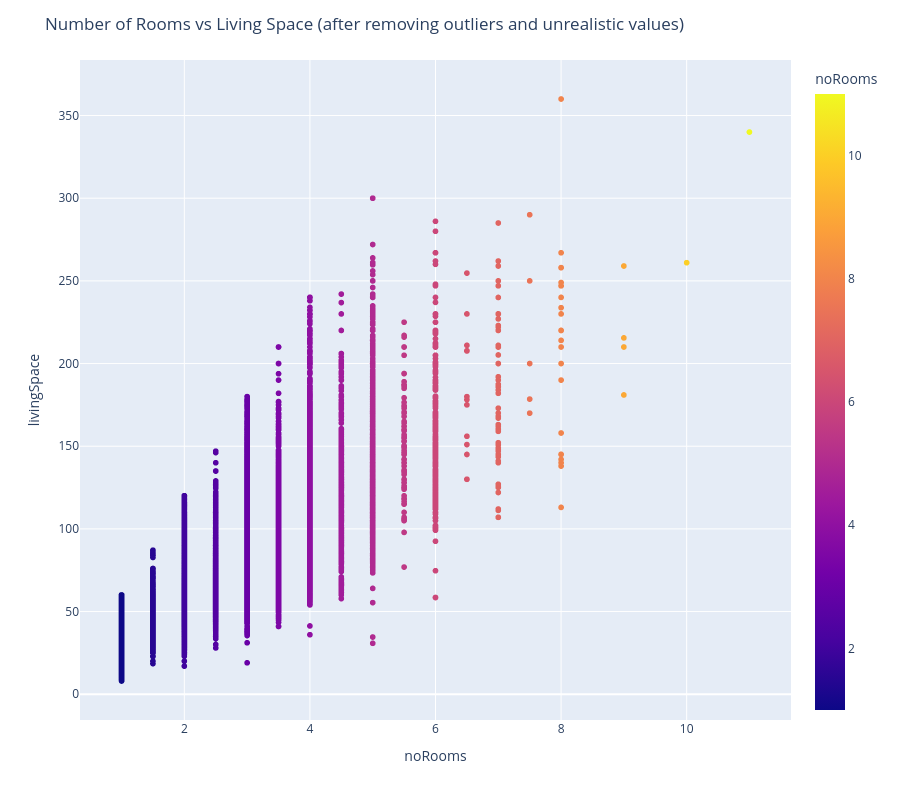

Notebook code cell kept with this figure:
### Code cell
roomNumbers_list_one=[x+0.5 for x in range(1,12)]
roomNumbers_list_two=[x for x in range(1,13)]

room_numbers_list=roomNumbers_list_one+roomNumbers_list_two

df= df[df['noRooms'].isin(room_numbers_list)]


df['SizePerRoom']= df['livingSpace']/df['noRooms']
df=df[((df['SizePerRoom']>=6) &(df['SizePerRoom']<=60))]

fig = px.scatter(df, x="noRooms", y="livingSpace",color="noRooms")
fig.update_layout(
    height=800,
    title_text='Number of Rooms vs Living Space (after removing outliers and unrealistic values)'
    )

fig.update_traces(textposition='top center')

### Figure 1 — Plotly figure (JSON) as saved in the notebook; plotly's stock layout.template omitted (floating-point values rounded to 4 significant figures; data arrays with more than 128 entries replaced by an {"elided": "..."} marker saying what was removed)
{"data": [{"hovertemplate": "noRooms=%{marker.color}<br>livingSpace=%{y}<extra></extra>", "legendgroup": "", "marker": {"color": {"elided": "103481 float values"}, "coloraxis": "coloraxis", "symbol": "circle"}, "mode": "markers", "name": "", "showlegend": false, "textposition": "top center", "type": "scattergl", "x": {"elided": "103481 float values"}, "xaxis": "x", "y": {"elided": "103481 float values"}, "yaxis": "y"}], "layout": {"coloraxis": {"colorbar": {"title": {"text": "noRooms"}}, "colorscale": [[0, "#0d0887"], [0.1111, "#46039f"], [0.2222, "#7201a8"], [0.3333, "#9c179e"], [0.4444, "#bd3786"], [0.5556, "#d8576b"], [0.6667, "#ed7953"], [0.7778, "#fb9f3a"], [0.8889, "#fdca26"], [1, "#f0f921"]]}, "height": 800, "legend": {"tracegroupgap": 0}, "margin": {"t": 60}, "title": {"text": "Number of Rooms vs Living Space (after removing outliers and unrealistic values)"}, "xaxis": {"anchor": "y", "domain": [0, 1], "title": {"text": "noRooms"}}, "yaxis": {"anchor": "x", "domain": [0, 1], "title": {"text": "livingSpace"}}}}
